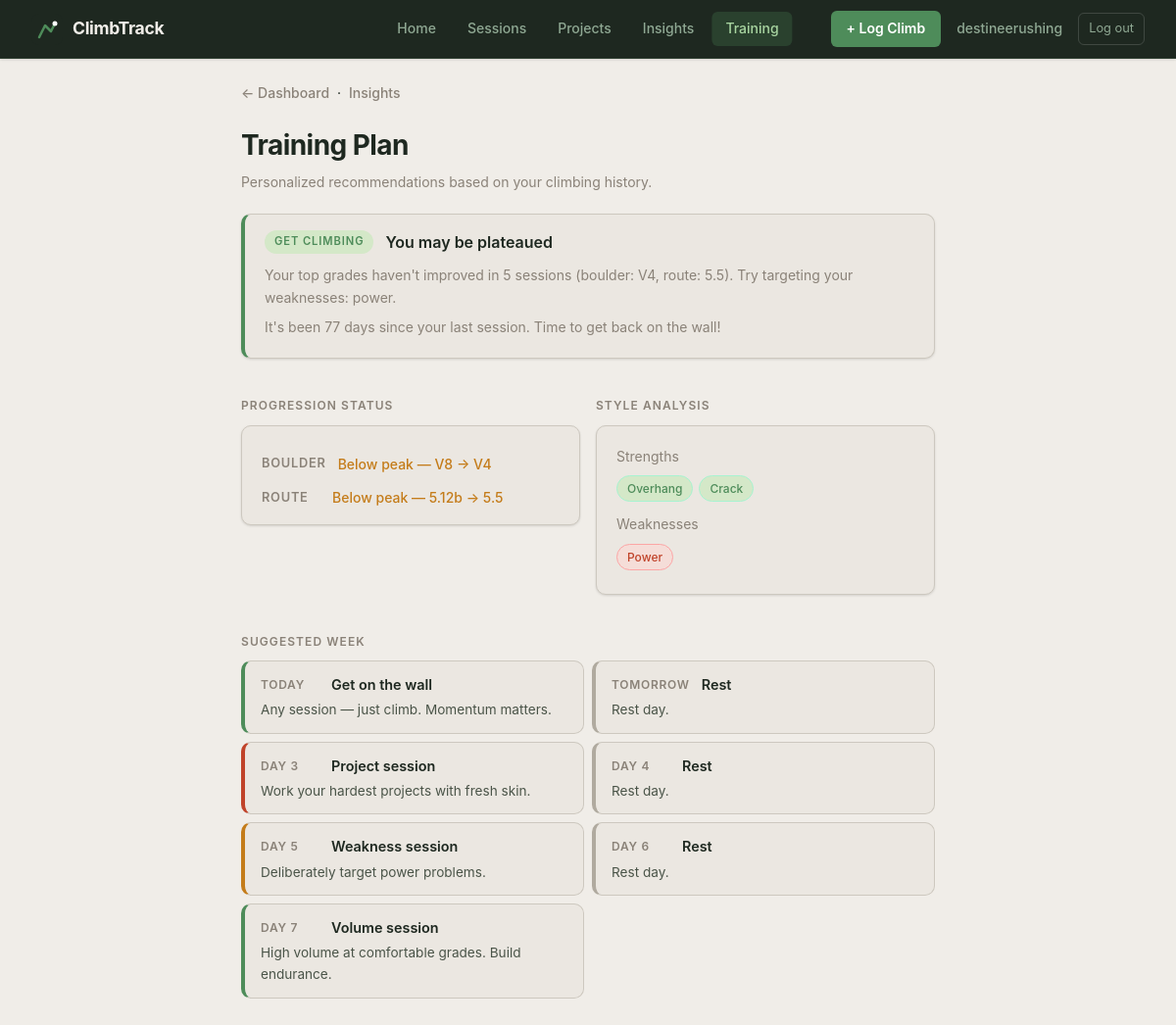
The app's page /training (signed in) with its own data.
### app.py (models this page shows, shortened)
class User(UserMixin, db.Model):
    id = db.Column(db.Integer, primary_key=True)
    email = db.Column(db.String(150), unique=True, nullable=False)
    display_name = db.Column(db.String(100), nullable=False)
    password_hash = db.Column(db.String(256), nullable=False)
    created_at = db.Column(db.DateTime, default=datetime.utcnow)
    sessions = db.relationship('Session', backref='user', lazy=True)

class Climb(db.Model):
    id = db.Column(db.Integer, primary_key=True)
    session_id = db.Column(db.Integer, db.ForeignKey('session.id'), nullable=True)
    route_id = db.Column(db.Integer, db.ForeignKey('route.id'), nullable=True)
    climb_name = db.Column(db.String(100))
    discipline = db.Column(db.String(20), default='boulder')  # 'boulder' or 'route'
    grade = db.Column(db.String(20))
    attempts = db.Column(db.Integer)
    result = db.Column(db.String(20), default='attempt')
    notes = db.Column(db.String(500))
    style_tags = db.Column(db.String(300))  # comma-separated e.g. "crimp,overhang"
    photo_filename = db.Column(db.String(200))
    video_url = db.Column(db.String(500))
    def get_style_tags(self):
        if not self.style_tags:
            return []
        return [t.strip() for t in self.style_tags.split(',') if t.strip()]

### app.py (the view, shortened to what this page needs)
@app.route("/training")
@login_required
def training_page():
    all_climbs = Climb.query.join(Session).order_by(Session.date).all()
    all_sessions = Session.query.order_by(Session.date).all()
    total_sessions = len(all_sessions)
    total_climbs = len(all_climbs)
    total_sends = sum(1 for c in all_climbs if c.result in SEND_RESULTS)
    send_rate = round(total_sends / total_climbs * 100) if total_climbs else 0
    tag_stats = {tag: {'sends': 0, 'attempts': 0} for tag in STYLE_TAGS}
    for c in all_climbs:
        for tag in c.get_style_tags():
            if tag in tag_stats:
                if c.result in SEND_RESULTS:
                    tag_stats[tag]['sends'] += 1
                else:
                    tag_stats[tag]['attempts'] += 1
    tag_stats = {k: v for k, v in tag_stats.items() if v['sends'] + v['attempts'] > 0}
    training = None
    if total_sessions >= 10:
        from datetime import date, timedelta
        recent_sessions = all_sessions[-5:]
        def best_grade(sessions, discipline):
            grades = [
                c.grade for s in sessions for c in s.climbs
                if c.result in SEND_RESULTS and c.discipline == discipline and c.grade
            ]
            if not grades:
                return None, -1
            best = max(grades, key=lambda g: GRADE_RANK.get((discipline, g), -1))
            return best, GRADE_RANK.get((discipline, best), -1)
        peak_b, peak_b_rank = best_grade(all_sessions, 'boulder')
        peak_r, peak_r_rank = best_grade(all_sessions, 'route')
        recent_b, recent_b_rank = best_grade(recent_sessions, 'boulder')
        recent_r, recent_r_rank = best_grade(recent_sessions, 'route')
        boulder_progressing = recent_b and peak_b and recent_b_rank >= peak_b_rank
        route_progressing = recent_r and peak_r and recent_r_rank >= peak_r_rank
        boulder_plateau = recent_b and peak_b and recent_b_rank < peak_b_rank - 1
        route_plateau = recent_r and peak_r and recent_r_rank < peak_r_rank - 1
        overall_send_rate = send_rate / 100 if total_climbs else 0
        tag_send_rates = {}
        for tag, data in tag_stats.items():
            total_tag = data['sends'] + data['attempts']
            if total_tag >= 3:
                tag_send_rates[tag] = data['sends'] / total_tag
        weaknesses = sorted(
            [t for t, r in tag_send_rates.items() if r < overall_send_rate - 0.05],
            key=lambda t: tag_send_rates[t]
        )[:3]
        strengths = sorted(
            [t for t, r in tag_send_rates.items() if r > overall_send_rate + 0.05],
            key=lambda t: tag_send_rates[t],
            reverse=True
        )[:3]
        today = datetime.utcnow().date()
        recent_dates = sorted(set(
            s.date.date() for s in all_sessions
            if (today - s.date.date()).days <= 7
        ), reverse=True)
        days_since_last = (today - all_sessions[-1].date.date()).days if all_sessions else 999
        sessions_last_7 = len(recent_dates)
        streak = 0
        check = today
        for d in recent_dates:
            if d == check or d == check - timedelta(days=1):
                streak += 1
                check = d
            else:
                break
        if streak >= 3:
            fatigue = 'high'
            fatigue_msg = f"You've climbed {streak} days in a row. Your body needs rest to adapt."
        elif days_since_last >= 5:
            fatigue = 'low'
            fatigue_msg = f"It's been {days_since_last} days since your last session. Time to get back on the wall!"
        elif sessions_last_7 >= 4:
            fatigue = 'moderate'
            fatigue_msg = f"{sessions_last_7} sessions this week. Consider an easy session or rest day soon."
        else:
            fatigue = 'good'
            fatigue_msg = "Your training load looks balanced. Keep it up."
        if fatigue == 'high':
            primary_rec = "Rest day recommended"
            primary_detail = "Take 1-2 days off. Finger tendons adapt slower than muscle — rest is when you get stronger."
        elif boulder_plateau and route_plateau:
            primary_rec = "You may be plateaued"
            primary_detail = f"Your top grades haven't improved in 5 sessions (boulder: {recent_b}, route: {recent_r}). Try targeting your weaknesses: {', '.join(weaknesses[:2]) if weaknesses else 'vary your style'}."
        elif weaknesses:
            primary_rec = f"Focus on your weaknesses: {', '.join(weaknesses)}"
            primary_detail = "Your send rate on these styles is below your average. Deliberately targeting weaknesses is the fastest path to improvement."
        elif boulder_progressing or route_progressing:
            primary_rec = "You're progressing — keep pushing grades"
            primary_detail = f"{'Boulder grades improving. ' if boulder_progressing else ''}{'Route grades improving. ' if route_progressing else ''}Maintain the momentum."
        else:
            primary_rec = "Solid foundation — vary your sessions"
            primary_detail = "Mix hard project sessions with volume days to build both strength and endurance."
        focus_styles = weaknesses[:2] if weaknesses else ['overhang', 'slab']
        if fatigue == 'high':
            weekly_plan = [
                {'day': 'Today', 'type': 'Rest', 'detail': 'Full rest. Stretch if you want.'},
                {'day': 'Tomorrow', 'type': 'Rest', 'detail': 'Light activity only — walk, yoga.'},
                {'day': 'Day 3', 'type': 'Easy session', 'detail': 'Low volume, easy grades. Focus on footwork and technique.'},
                {'day': 'Day 4', 'type': 'Rest', 'detail': 'Rest day.'},
                {'day': 'Day 5', 'type': 'Project session', 'detail': 'Back to full strength. Work your projects.'},
                {'day': 'Day 6', 'type': 'Volume session', 'detail': f'High volume, moderate grades. Focus on {focus_styles[0]}.'},
                {'day': 'Day 7', 'type': 'Rest', 'detail': 'End the week with rest.'},
            ]
        elif fatigue == 'low':
            weekly_plan = [
                {'day': 'Today', 'type': 'Get on the wall', 'detail': 'Any session — just climb. Momentum matters.'},
                {'day': 'Tomorrow', 'type': 'Rest', 'detail': 'Rest day.'},
                {'day': 'Day 3', 'type': 'Project session', 'detail': 'Work your hardest projects with fresh skin.'},
                {'day': 'Day 4', 'type': 'Rest', 'detail': 'Rest day.'},
                {'day': 'Day 5', 'type': 'Weakness session', 'detail': f'Deliberately target {", ".join(focus_styles)} problems.'},
                {'day': 'Day 6', 'type': 'Rest', 'detail': 'Rest day.'},
                {'day': 'Day 7', 'type': 'Volume session', 'detail': 'High volume at comfortable grades. Build endurance.'},
            ]
        training = {
            'boulder_plateau': boulder_plateau,
            'route_plateau': route_plateau,
            'boulder_progressing': boulder_progressing,
            'route_progressing': route_progressing,
            'recent_boulder': recent_b,
            'peak_boulder': peak_b,
            'recent_route': recent_r,
            'peak_route': peak_r,
            'weaknesses': weaknesses,
            'strengths': strengths,
            'fatigue': fatigue,
            'fatigue_msg': fatigue_msg,
            'primary_rec': primary_rec,
            'primary_detail': primary_detail,
            'weekly_plan': weekly_plan,
            'sessions_last_7': sessions_last_7,
            'days_since_last': days_since_last,
        }
    return render_template(
        "training.html",
        training=training,
        total_sessions=total_sessions,
    )

### app.py (called while the page is built)
@login_manager.user_loader
def load_user(user_id):
    return User.query.get(int(user_id))

### templates/training.html (shortened to what this page needs)
<!DOCTYPE html>
<html>
<head>
    <link rel="stylesheet" href="{{ url_for('static', filename='style.css') }}">
</head>
<body>
    <header class="desktop-nav">
        <a href="/" class="desktop-nav-logo">
            <span class="desktop-nav-wordmark">ClimbTrack</span>
        </a>
        <nav class="desktop-nav-links">
            <a href="/" class="desktop-nav-link">Home</a>
            <a href="/gyms" class="desktop-nav-link">Sessions</a>
            <a href="/projects" class="desktop-nav-link">Projects</a>
            <a href="/insights" class="desktop-nav-link">Insights</a>
            <a href="/training" class="desktop-nav-link active">Training</a>
        </nav>
        <div class="desktop-nav-user">
            <a href="/session/new" class="desktop-nav-cta">+ Log Climb</a>
            <span class="desktop-nav-name">{{ current_user.display_name }}</span>
            <a href="/logout" class="desktop-nav-logout">Log out</a>
        </div>
    </header>
    <nav class="top-nav"><a href="/">← Dashboard</a> &nbsp;·&nbsp; <a href="/insights">Insights</a></nav>
    <h1>Training Plan</h1>
    <p class="muted">Personalized recommendations based on your climbing history.</p>
    {% if training %}
    <div class="card training-card training-{{ training.fatigue }}" style="margin-top: 20px;">
        <div class="training-header">
            <span class="training-badge training-badge-{{ training.fatigue }}">
                {% if training.fatigue == 'high' %}Rest needed
                {% elif training.fatigue == 'low' %}Get climbing
                {% elif training.fatigue == 'moderate' %}Ease off
                {% else %}On track{% endif %}
            </span>
            <p class="training-rec">{{ training.primary_rec }}</p>
        </div>
        <p class="muted">{{ training.primary_detail }}</p>
        <p class="muted" style="margin-top: 8px;">{{ training.fatigue_msg }}</p>
    </div>
    <div class="training-overview-grid">
        <div>
            <p class="section-heading">Progression Status</p>
            <div class="card">
                <div class="progression-grid">
                    <div class="progression-item">
                        <span class="progression-label">Boulder</span>
                        {% if training.boulder_progressing %}
                        <span class="progression-status status-up">At or near peak — {{ training.recent_boulder }}</span>
                        {% elif training.boulder_plateau %}
                        <span class="progression-status status-flat">Below peak — {{ training.peak_boulder }} → {{ training.recent_boulder }}</span>
                        {% else %}
                        <span class="progression-status status-neutral">Not enough data</span>
                        {% endif %}
                    </div>
                    <div class="progression-item">
                        <span class="progression-label">Route</span>
                        {% if training.route_progressing %}
                        <span class="progression-status status-up">At or near peak — {{ training.recent_route }}</span>
                        {% elif training.route_plateau %}
                        <span class="progression-status status-flat">Below peak — {{ training.peak_route }} → {{ training.recent_route }}</span>
                        {% else %}
                        <span class="progression-status status-neutral">Not enough data</span>
                        {% endif %}
                    </div>
                </div>
            </div>
        </div>
        {% if training.weaknesses or training.strengths %}
        <div>
            <p class="section-heading">Style Analysis</p>
            <div class="card">
                {% if training.strengths %}
                <p class="muted" style="margin-bottom: 6px;">Strengths</p>
                <div class="tag-list" style="margin-bottom: 12px;">
                    {% for tag in training.strengths %}
                    <span class="tag tag-strength">{{ tag | capitalize }}</span>
                    {% endfor %}
                </div>
                {% endif %}
                {% if training.weaknesses %}
                <p class="muted" style="margin-bottom: 6px;">Weaknesses</p>
                <div class="tag-list">
                    {% for tag in training.weaknesses %}
                    <span class="tag tag-weakness">{{ tag | capitalize }}</span>
                    {% endfor %}
                </div>
                {% endif %}
            </div>
        </div>
        {% endif %}
    </div>
    <p class="section-heading">Suggested Week</p>
    <div class="weekly-plan-grid">
        {% for day in training.weekly_plan %}
        <div class="week-day week-day-{{ day.type | lower | replace(' ', '-') | replace('/', '-') }}">
            <div class="week-day-header">
                <span class="week-day-label">{{ day.day }}</span>
                <span class="week-day-type">{{ day.type }}</span>
            </div>
            <p class="week-day-detail">{{ day.detail }}</p>
        </div>
        {% endfor %}
    </div>
    {% else %}
    <div class="empty-state" style="margin-top: 20px;">
        <div class="empty-state-icon">🧠</div>
        <p>Training recommendations unlock after 10 sessions. You have {{ total_sessions }} so far — keep climbing!</p>
    </div>
    {% endif %}
</body>
</html>

### records on screen
User: display_name "destineerushing"
Climb: peak_boulder "V8"
Climb: recent_boulder "V4"
Climb: peak_route "5.12b"
Climb: recent_route "5.5"

### other values on screen
{{ training.primary_rec }} "You may be plateaued"
{{ training.primary_detail }} "Your top grades haven't improved in 5 sessions (boulder: V4, route: 5.5). Try targeting your weaknesses: power."
{{ training.fatigue_msg }} "It's been 77 days since your last session. Time to get back on the wall!"
{{ tag | capitalize }} "Overhang" "Crack"
{{ tag | capitalize }} "Power"
{{ day.day }} "TODAY" "TOMORROW" "DAY 3" "DAY 4" "DAY 5" "DAY 6" "DAY 7"
{{ day.type }} "Get on the wall" "Rest" "Project session" "Rest" "Weakness session" "Rest" "Volume session"
{{ day.detail }} "Any session — just climb. Momentum matters." "Rest day." "Work your hardest projects with fresh skin." "Rest day." "Deliberately target power problems." "Rest day." "High volume at comfortable grades. Build endurance."
